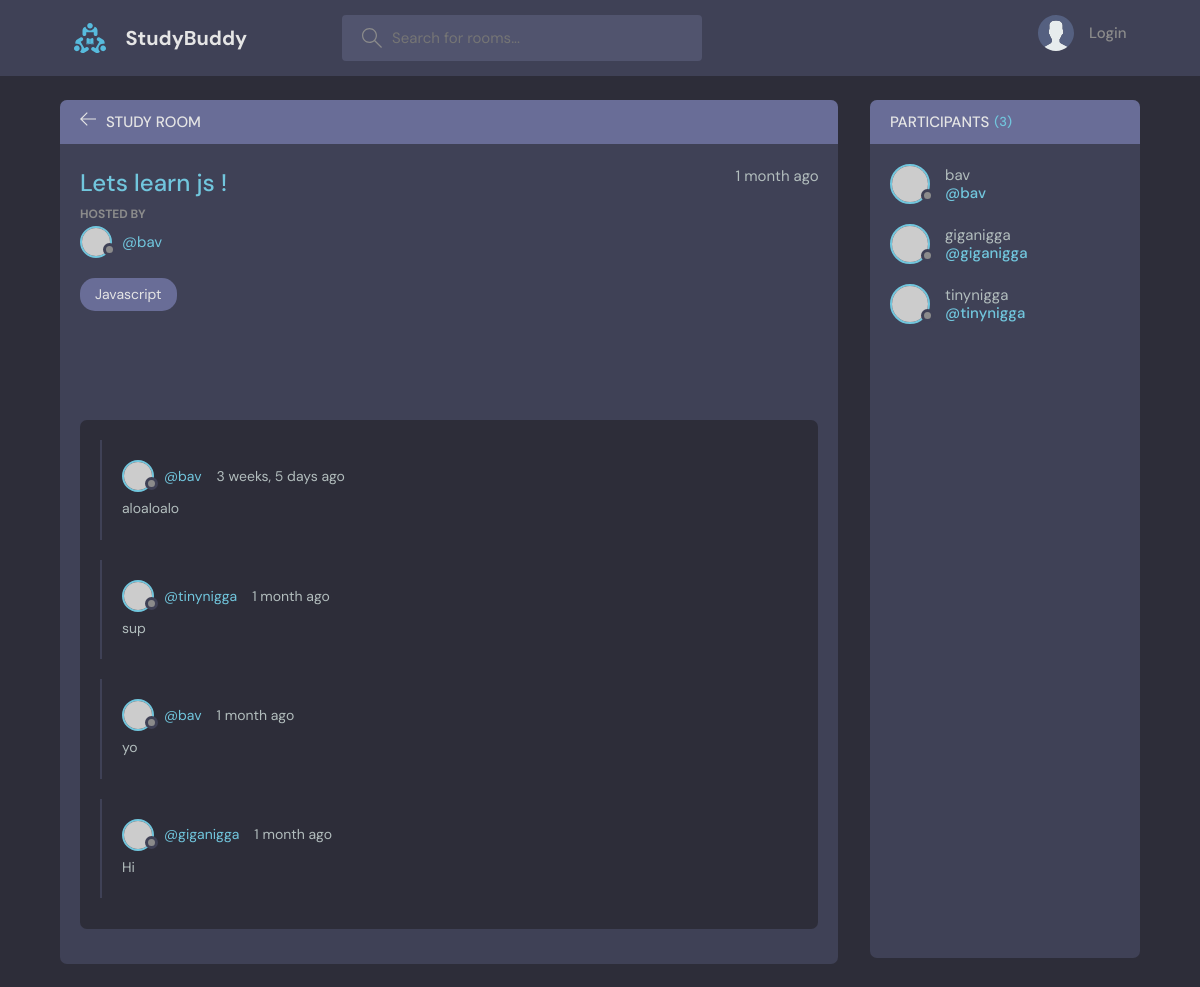
The page /room/1/ on the database its author committed.
### base/models.py (models this page shows, shortened)
class Room(models.Model):
    host = models.ForeignKey(User, on_delete=models.SET_NULL, null=True)
    topic = models.ForeignKey(Topic, on_delete=models.SET_NULL, null=True)
    name = models.CharField(max_length=200)
    description = models.TextField(null=True, blank=True)
    participants = models.ManyToManyField(User, related_name='participants', blank=True)
    updated = models.DateTimeField(auto_now=True)
    created = models.DateTimeField(auto_now_add=True)
    class Meta:
        ordering = ['-updated', '-created']

class Topic(models.Model):
    name = models.CharField(max_length=200)
    def __str__(self):
        return self.name

class Message(models.Model):
    user = models.ForeignKey(User, on_delete=models.CASCADE)
    room = models.ForeignKey(Room, on_delete=models.CASCADE)
    body = models.TextField()
    updated = models.DateTimeField(auto_now=True)
    created = models.DateTimeField(auto_now_add=True)
    class Meta:
        ordering = ['-updated', '-created']

### base/views.py (the view, shortened to what this page needs)
# urls.py: path('room/<str:pk>/', views.getRoom)
def room (request, pk):
    room = Room.objects.get(id=pk)
    room_messages = room.message_set.all().order_by('-created')
    participants = room.participants.all()
    context = {'room': room, 'room_messages': room_messages, 'participants': participants}
    return render(request, 'base/room.html', context)

### base/templates/base/room.html (shortened to what this page needs)
{% extends "main.html" %}
{% block content %}
    <main class="profile-page layout layout--2">
      <div class="container">
        <div class="room">
          <div class="room__top">
            <div class="room__topLeft">
              <a href="index.html">
                <svg version="1.1" xmlns="http://www.w3.org/2000/svg" width="32" height="32" viewBox="0 0 32 32">
                  <title>arrow-left</title>
                  <path
                    d="M13.723 2.286l-13.723 13.714 13.719 13.714 1.616-1.611-10.96-10.96h27.625v-2.286h-27.625l10.965-10.965-1.616-1.607z"
                  ></path>
                </svg>
              </a>
              <h3>Study Room</h3>
            </div>
          </div>
          <div class="room__box scroll">
            <div class="room__header scroll">
              <div class="room__info">
                <h3>{{room.name}}</h3>
                <span>{{room.created|timesince}} ago</span>
              </div>
              <div class="room__hosted">
                <p>Hosted By</p>
                <a href="{% url 'user-profile' room.host.id %}" class="room__author">
                  <div class="avatar avatar--small">
                    <img src="https://randomuser.me/api/portraits/men/37.jpg" />
                  </div>
                  <span>@{{room.host.username}}</span>
                </a>
              </div>
              <span class="room__topics">{{room.topic}}</span>
            </div>
            <div class="room__conversation">
              <div class="threads scroll">
                {% for message in room_messages %}
                <div class="thread">
                  <div class="thread__top">
                    <div class="thread__author">
                      <a href="{% url 'user-profile' message.user.id %}" class="thread__authorInfo">
                        <div class="avatar avatar--small">
                          <img src="https://randomuser.me/api/portraits/men/37.jpg" />
                        </div>
                        <span>@{{message.user.username}} </span>
                      </a>
                      <span class="thread__date">{{message.created|timesince}} ago</span>
                    </div>
                  </div>
                  <div class="thread__details">
                    {{message.body}}
                  </div>
                </div>
                {% endfor %}
              </div>
            </div>
          </div>
        </div>
        <div class="participants">
          <h3 class="participants__top">Participants <span>({{participants.count}})</span></h3>
          <div class="participants__list scroll">
            {% for user in participants %}
            <a href="{% url 'user-profile' user.id %}" class="participant">
              <div class="avatar avatar--medium">
                <img src="https://randomuser.me/api/portraits/men/37.jpg" />
              </div>
              <p>
                {{user.username}}
                <span>@{{user.username}}</span>
              </p>
            </a>
            {% endfor %}
          </div>
        </div>
      </div>
    </main>
{% endblock %}

### rows shown on the page
Room: name "Lets learn js !", created "1 month", host.username "bav", topic "Javascript"
Message: user.username "bav", created "3 weeks, 5 days", body "aloaloalo"
Message: user.username "tinynigga", created "1 month", body "sup"
Message: user.username "bav", created "1 month", body "yo"
Message: user.username "giganigga", created "1 month", body "Hi"

### other values the page prints
{{ participants.count }} "3"
{{ user.username }} "bav"
{{ user.username }} "giganigga"
{{ user.username }} "tinynigga"
